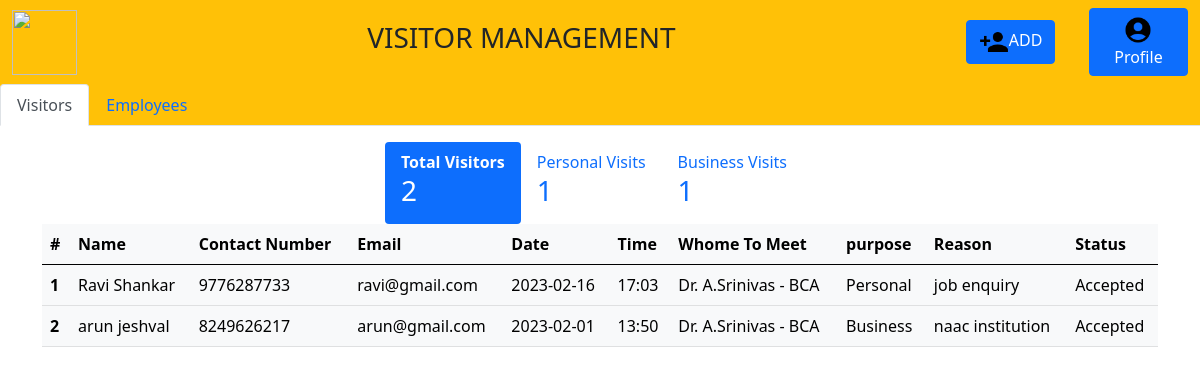
Screenshot of /FFdashboard (signed in) with the database file from the repository.
### tables this page shows
CREATE TABLE "register1" (
	"name"	TEXT,
	"contact_number"	INTEGER,
	"email"	TEXT,
	"date"	TEXT,
	"time"	TEXT,
	"whom_to_meet"	TEXT,
	"purpose"	TEXT,
	"reason"	TEXT,
	"photo"	TEXT,
	"status"	TEXT,
	"id"	INTEGER,
	"department"	TEXT,
	PRIMARY KEY("id" AUTOINCREMENT)
);

### app.py (the view)
@app.get("/FFdashboard", response_class=HTMLResponse)
def FFdashboard(request:Request):
    isLogin = request.session.get('isLogin')
    role = request.session.get('role')
    email = request.session.get('email')
    users = db.executeQueryWithParams("select * from users where email =?", [email,])[0]
    name = users['name']
    department = users['department']
    contact_number = users['contact_number']
    date_of_birth = users['date_of_birth']
    pfp = users['pfp']
    whom_to_meet = name + " - " + department
    if role == 1:
        conn = sqlite3.connect("app.db")
        cursor = conn.cursor()
        admin= cursor.execute("SELECT * FROM users where email=?", (email,))
        cursor.execute("SELECT COUNT(*) FROM register1 where whom_to_meet =?", (whom_to_meet,))
        total_visitors = cursor.fetchone()
        cursor.execute("SELECT COUNT(*) FROM register1 where whom_to_meet =? and purpose ='Personal'",(whom_to_meet,))
        visitors_personal = cursor.fetchone()
        cursor.execute("SELECT COUNT(*) FROM register1 where whom_to_meet =? and purpose ='Business'",(whom_to_meet,))
        visitors_business = cursor.fetchone()
        admin_meeting = db.executeQueryWithParams("select * from register1 where whom_to_meet =? order by id DESC", [whom_to_meet])
        admin_meeting_personal = db.executeQueryWithParams("select * from register1 where whom_to_meet =? and purpose =? order by id DESC", [whom_to_meet,"Personal"])
        admin_meeting_business = db.executeQueryWithParams("select * from register1 where whom_to_meet =? and purpose =? order by id DESC", [whom_to_meet,"Business"])
        orders = db.executeQuery("select * from register1 order by id DESC")
        return templates.TemplateResponse("FFdashboard.html",{"request":request, "orders": orders, "admin_meeting": admin_meeting, "admin_meeting_personal": admin_meeting_personal, "admin_meeting_business":  admin_meeting_business, "email":email, "admin": admin, "total_visitors":total_visitors[0], "visitors_personal": visitors_personal[0], "visitors_business":visitors_business[0], "name": name, "department": department, "date_of_birth": date_of_birth, "contact_number":contact_number, "pfp": pfp})
    else:
        return "Unauthorized Access"

### templates/FFdashboard.html (shortened to what this page needs)
<!doctype html>
<html lang="en">
  <head>
    <link href="https://cdn.jsdelivr.net/npm/bootstrap@5.0.2/dist/css/bootstrap.min.css" rel="stylesheet">
  </head>
  <body>
    <nav class="navbar navbar-expand-lg navbar-light bg-warning">
      <div class="container-fluid">
           <img src="/static/images/Logo.png" width="65" height="65"><h3>VISITOR MANAGEMENT</h3>
          <form class="d-flex">
            <div class="row align-items-center">
              <div class="col">
                <a href="/Fregister">
                <button type="button" class="btn btn-primary">
                <img src="/static/images/baseline_person_add_black_24dp.png" width="30" height="30">ADD</button>
                </a>
              </div>
              <div class="col">
                <button type="button" class="btn btn-primary" data-bs-toggle="modal" data-bs-target="#myModal">
                  <img src="/static/images/baseline_account_circle_black_24dp.png" width="30" height="30">
                  Profile
                  </button>
              </div>
            </div>
          </form>
      </div>
    </nav>
    <ul class="nav nav-tabs navbar-light bg-warning">
      <li class="nav-item">
        <a class="nav-link active" data-bs-toggle="tab" href="#Avisitors">Visitors</a>
      </li>
      <li class="nav-item">
        <a class="nav-link" href="/others">Employees</a>
      </li>
    </ul>
    <div class="tab-content">
      <div class="tab-pane container active" id="Avisitors">
        <div class="container mt-3">
          <div class="row">
             <ul class="nav nav-pills justify-content-center">
             <li class="nav-item">
               <a class="nav-link active" data-bs-toggle="tab" href="#Atotal"><b>Total Visitors</b><br><h3>{{ total_visitors }}</h3></a>
             </li>
             <li class="nav-item">
               <a class="nav-link" data-bs-toggle="tab" href="#Apersonal">Personal Visits<br><h3>{{ visitors_personal }}</h3></a>
             </li>
             <li class="nav-item">
               <a class="nav-link" data-bs-toggle="tab" href="#Abusiness">Business Visits<br><h3>{{ visitors_business }}</h3></a>
             </li>
            </ul>
          </div>
        </div>
      </div>
    </div>
      <div class="tab-content">
        <div class="tab-pane container active" id="Atotal">
          <div class="table-responsive">
            <table class="table table-light table-responsive">
              <thead>
                <tr>
                  <th scope="col">#</th>
                  <th>Name</th>
                  <th>Contact Number</th>
                  <th>Email</th>
                  <th>Date</th>
                  <th>Time</th>
                  <th>Whome To Meet</th>
                  <th>purpose</th>
                  <th>Reason</th>
                  <th>Status</th>
                </tr>
              </thead>
              <tbody>
                {% for meetings in admin_meeting %}
                    <tr>
                        <th scope="row">{{ loop.index }}</th>
                        <td>{{meetings.name}}</td>
                        <td>{{meetings.contact_number}}</td>
                        <td>{{meetings.email}}</td>
                        <td>{{meetings.date}}</td>
                        <td>{{meetings.time}}</td>
                        <td>{{meetings.whom_to_meet}}</td>
                        <td>{{meetings.purpose}}</td>
                        <td>{{meetings.reason}}</td>
                        {%if not meetings.status%}
                        <td>
                         <div class="btn-group" role="group" aria-label="Basic mixed styles example">
                          <form action="/Aauthorize?statuses=Accepted&id={{meetings.id}}" method="post">
                            <button type="submit" class="btn btn-success"><img src="/static/images/baseline_check_circle_black_24dp.png" width="23" height="23"></button>
                          </form>
                          <form action="/Aauthorize?statuses=Rejected&id={{meetings.id}}" method="post">
                            <button type="submit" class="btn btn-danger"><img src="/static/images/baseline_delete_black_24dp.png" width="23" height="23"></button>
                          </form>
                         </div>
                        </td>
                        {% elif meetings.status == "Accepted" %}
                        <td>
                          Accepted
                        </td>
                        {% else %}
                        <td>
                          Rejected
                        </td>
                        {% endif %}
                    </tr>
                    {% endfor %}
              </tbody>
            </table>
          </div>
        </div>
      </div>
  </body>
</html>

### rows the page displays
register1: name "Ravi Shankar", contact_number "9776287733", email "ravi@gmail.com", date "2023-02-16", time "17:03", whom_to_meet "Dr. A.Srinivas - BCA", purpose "Personal", reason "job enquiry", status "Accepted"
register1: name "arun jeshval", contact_number "8249626217", email "arun@gmail.com", date "2023-02-01", time "13:50", whom_to_meet "Dr. A.Srinivas - BCA", purpose "Business", reason "naac institution", status "Accepted"

### other values shown
{{ total_visitors }} "2"
{{ visitors_personal }} "1"
{{ visitors_business }} "1"
